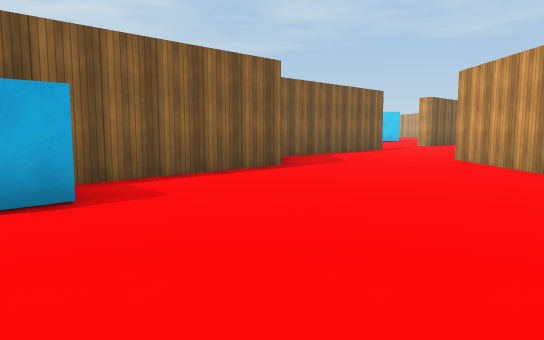
[1] (above)

22 first-person views from a walk through a 3-D level made in the Unity game engine. The camera is 1.4 m above the floor, tilts 6° down and sees 70° across. The floor is counted in squares, 2 m on a side. Each view is taken from the middle of a square. On the plan, view 1 faces up. The plan holds only what a view shows up to about 11 squares ahead; the rest is blank. The place goes on beyond the plan. Surface patterns are stand-ins for the level's own textures.

[2]
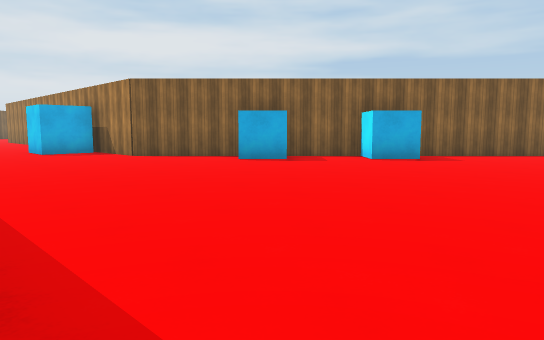

[3]
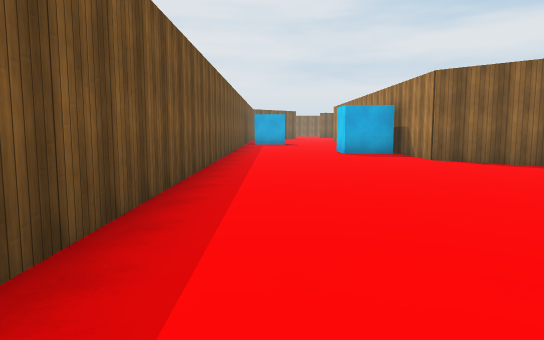

[4]
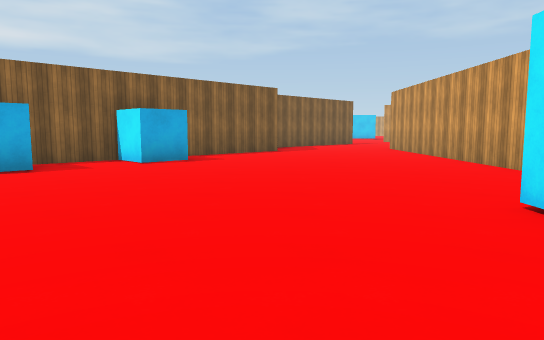

[5]
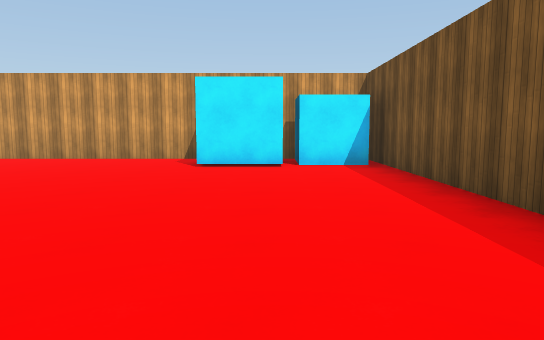

[6]
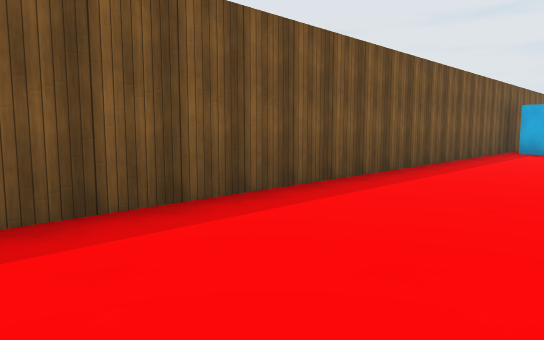

[7]
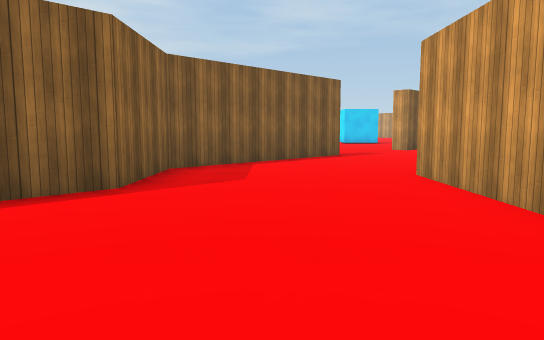

[8]
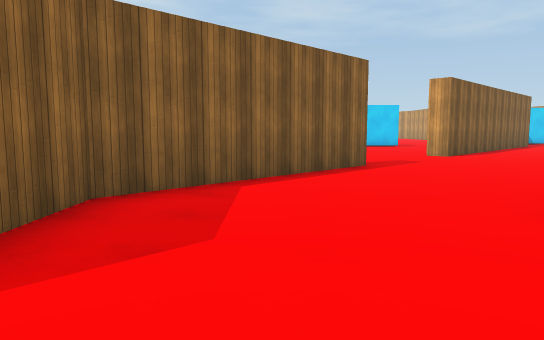

[9]
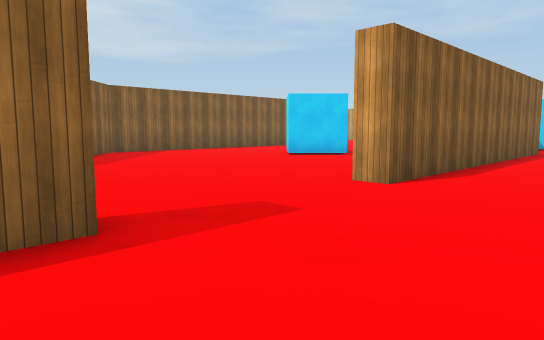

[10]
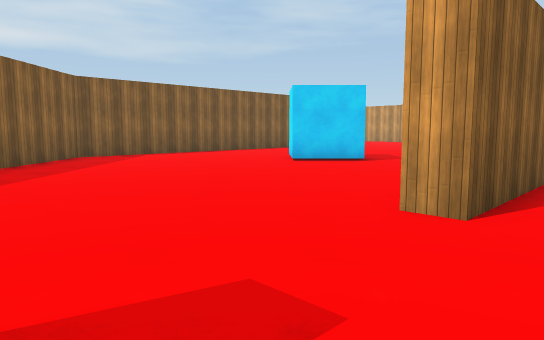

[11]
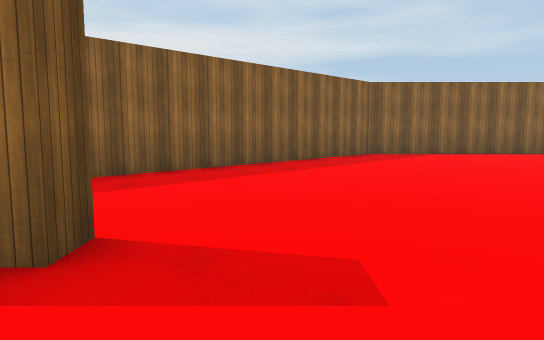

[12]
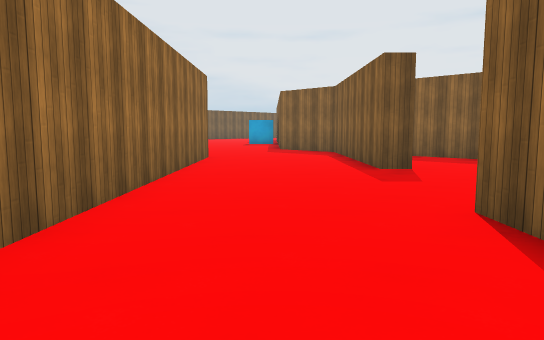

[13]
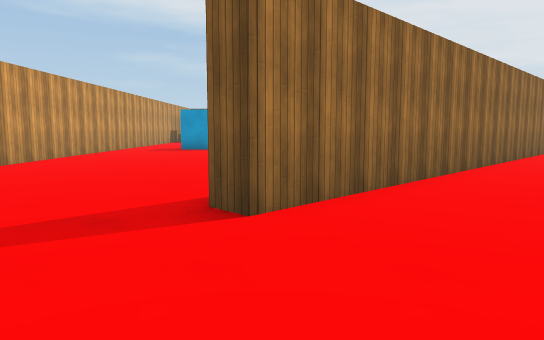

[14]
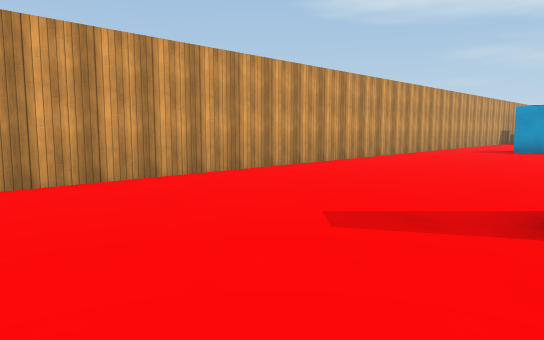

[15]
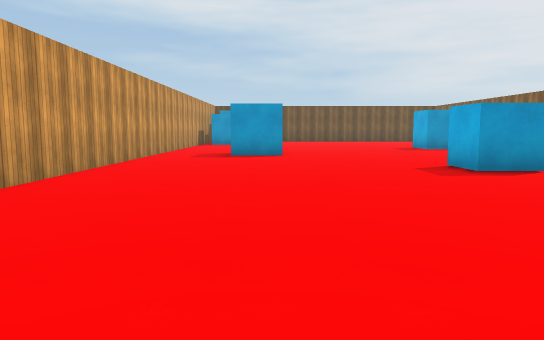

[16]
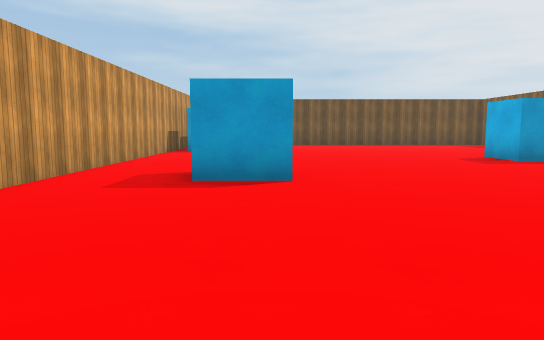

[17]
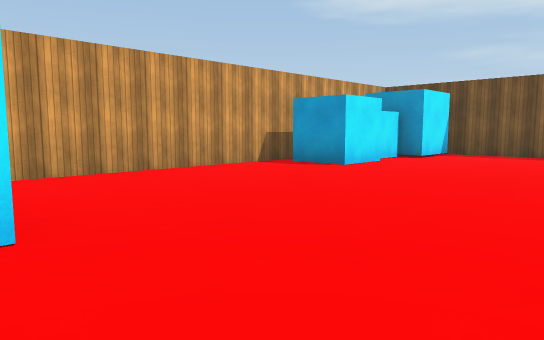

[18]
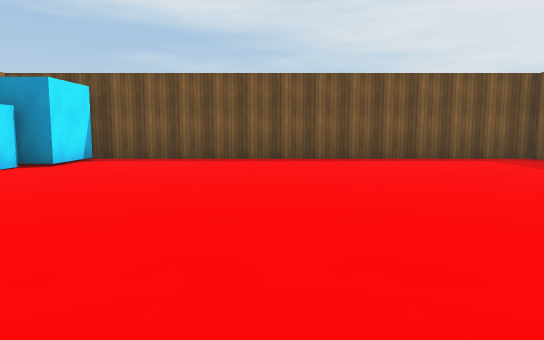

[19]
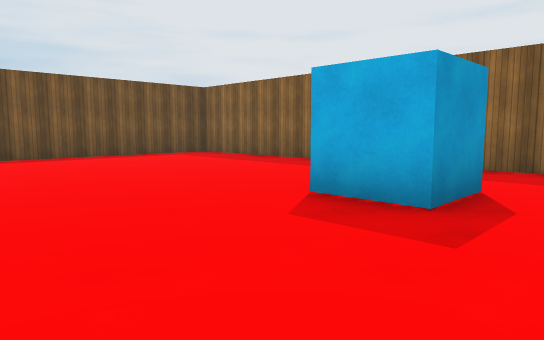

[20]
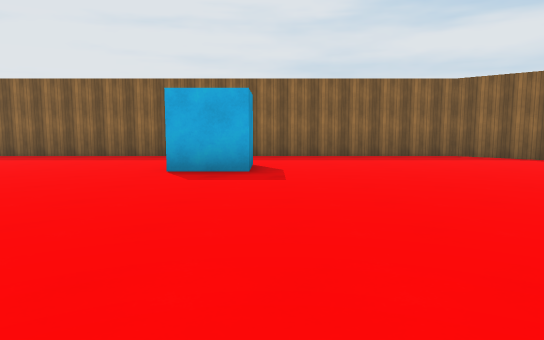

[21]
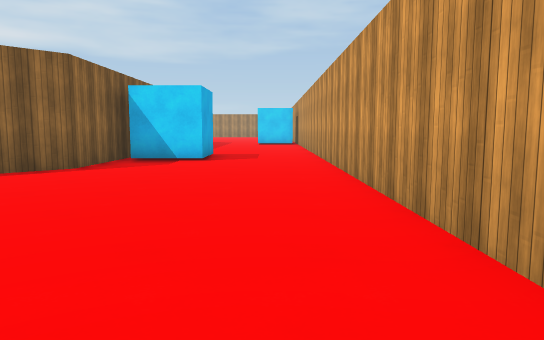

[22]
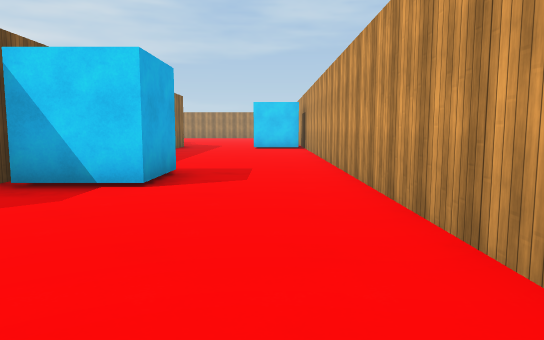

### Floor plan
Points are (right, up) in squares from view 1. A wall is a line through its corners. A room is listed if a view was taken in it or the views show most of it. See-through windows are left out.
Room 1 (views 1, 2, 3, 4, 5, 6, 7, 8)
walls: (2.2, -3.2) (2.2, -1.5); (4.2, -1.2) (4.2, 9); (2.5, -5) (2.5, -3.5) (3.9, -3.5); (-9.8, -0.5) (-9.8, -2) (-10.6, -2); (1.1, 10.8) (0.2, 9.9) (0.2, 7.6) (-7.8, -0.4) (-10.1, -0.4); (-13.5, -5.2) (4, -5.2)
ways out: opening at (3, 10) to room 2
objects: cube (-5, 1) to (-4, 2); cube (-3, 3) to (-2, 4)
Room 2 (views 9, 10, 11)
walls: (6.5, 15.9) (6.1, 16.3); (3.4, 14) (3.8, 13.5) (1.1, 10.8); (7.1, 21.6) (5.5, 21.6) (5.5, 23.2); (2, 24.4) (0.2, 22.7) (0.2, 12.4); (4.2, 9) (8.8, 13.6)
ways out: opening at (3, 10) to room 1; opening at (8, 14.7) to room 3; opening at (6, 22.3)
Room 3 (views 12, 13, 14, 15, 16, 17, 18, 19, 20, 21, 22)
walls: (13.6, 6.8) (15.1, 6.8); (8.8, 13.6) (12.2, 16.9) (12.6, 16.5); (6.3, 10.2) (4.8, 8.7) (4.8, 2.9); (7.2, 3.6) (8.7, 3.6) (8.7, 2.2); (4.8, 1.2) (4.8, -5.2) (15.4, -5.2); (15.3, -1.5) (15.3, -0.3) (16.8, -0.3); (17.2, -1) (17.2, 30); (15.1, -4.9) (15.1, -3.3) (15.9, -3.3); (12.5, 24.8) (12.5, 21.9) (6.5, 15.9); (14.5, 25.2) (14.5, 23.6) (12.8, 23.6)
ways out: opening at (8, 14.7) to room 2
objects: cube (10, 10); cube (16, -2)

Positions as (right, up) in squares from view 1, and headings:
1: (0, 0), facing up
2: (2, -5), facing up-left
3: (1, -4), facing left
4: (0, -5), facing up
5: (-5, -3), facing right
6: (-4, -2), facing down-left
7: (2, 3), facing up
8: (2, 6), facing up
9: (5, 11), facing up
10: (5, 13), facing up
11: (6, 13), facing up-left
12: (10, 17), facing down-left
13: (12, 20), facing down
14: (12, 20), facing down-right
15: (14, 17), facing down
16: (14, 12), facing down
17: (11, 6), facing down-right
18: (11, 4), facing down
19: (12, 5), facing down-left
20: (15, 4), facing left
21: (16, 15), facing up
22: (16, 19), facing up
